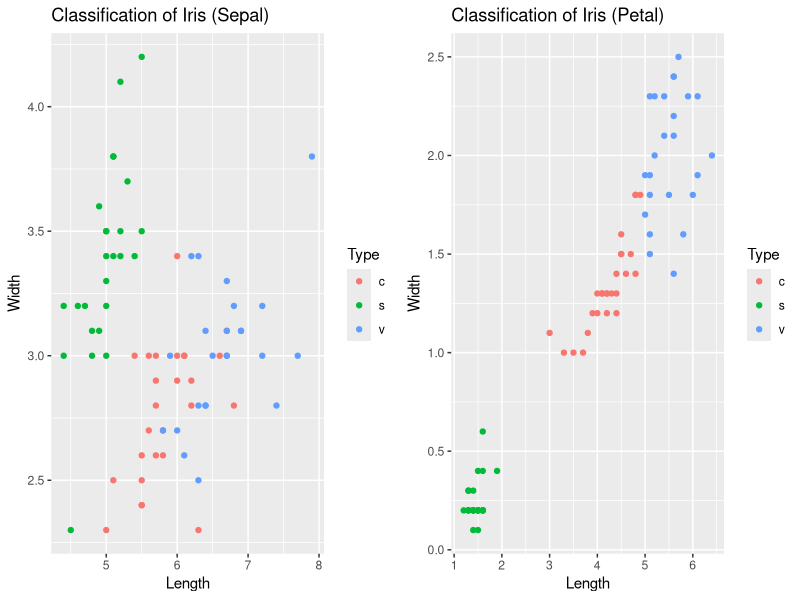

The R source for this figure:
#install.packages("class")
#install.packages("ggplot2")
#install.packages("gridExtra")
library(class)
library(ggplot2)
library(gridExtra)

# train dataset is first 25 tuples of each type of iris together
train <- rbind(iris3[1:25,,1], iris3[1:25,,2], iris3[1:25,,3])

# test dataset is the left part of iris3
test <- rbind(iris3[26:50,,1], iris3[26:50,,2], iris3[26:50,,3])

# create a factor (s - Setosa, c - Versicolor, v - Virginica)
cl <- factor(c(rep("s",25), rep("c",25), rep("v",25)))

# use the library function knn with 3 neighbours
result <- knn(train, test, cl, k = 3, prob=TRUE)[1:75]

# transform the test data into the dataframe
df.test <- as.data.frame(test)

# add the result to the dataframe
df.test$result <- result

# let's plot our results
sepal <- ggplot(df.test, aes(x=df.test$`Sepal L.`, y=df.test$`Sepal W.`, color=df.test$result)) +
  geom_point() +
  labs(title="Classification of Iris (Sepal)", x="Length", y="Width", color="Type")
petal <- ggplot(df.test, aes(x=df.test$`Petal L.`, y=df.test$`Petal W.`, color=df.test$result)) +
  geom_point() +
  labs(title="Classification of Iris (Petal)", x="Length", y="Width", color="Type")
grid.arrange(sepal, petal, ncol=2)

# estimation of classification quality

# build a confusion matrix where columns - expert decisions, rows - classificator decisions
confusion_matrix <- matrix(rep(0, 3), nrow = 3, ncol = 3)
colnames(confusion_matrix) <- c("s", "c", "v")
rownames(confusion_matrix) <- c("s", "c", "v")

result <- as.vector(result)
cl <- as.vector(cl)
for (i in 1:75) {
    confusion_matrix[result[i], cl[i]] = confusion_matrix[result[i], cl[i]] + 1
}

confusion_matrix

# we are going to use F score, so we need precision and recall

# count precision and recall for each type
precision_each <- diag(confusion_matrix)/rowSums(confusion_matrix)
recall_each <- diag(confusion_matrix)/colSums(confusion_matrix)

# find final result as a mean
precision <- mean(precision_each)
recall <- mean(recall_each)

# count F score
F_est <- 2 * (precision * recall / (precision + recall))

F_est